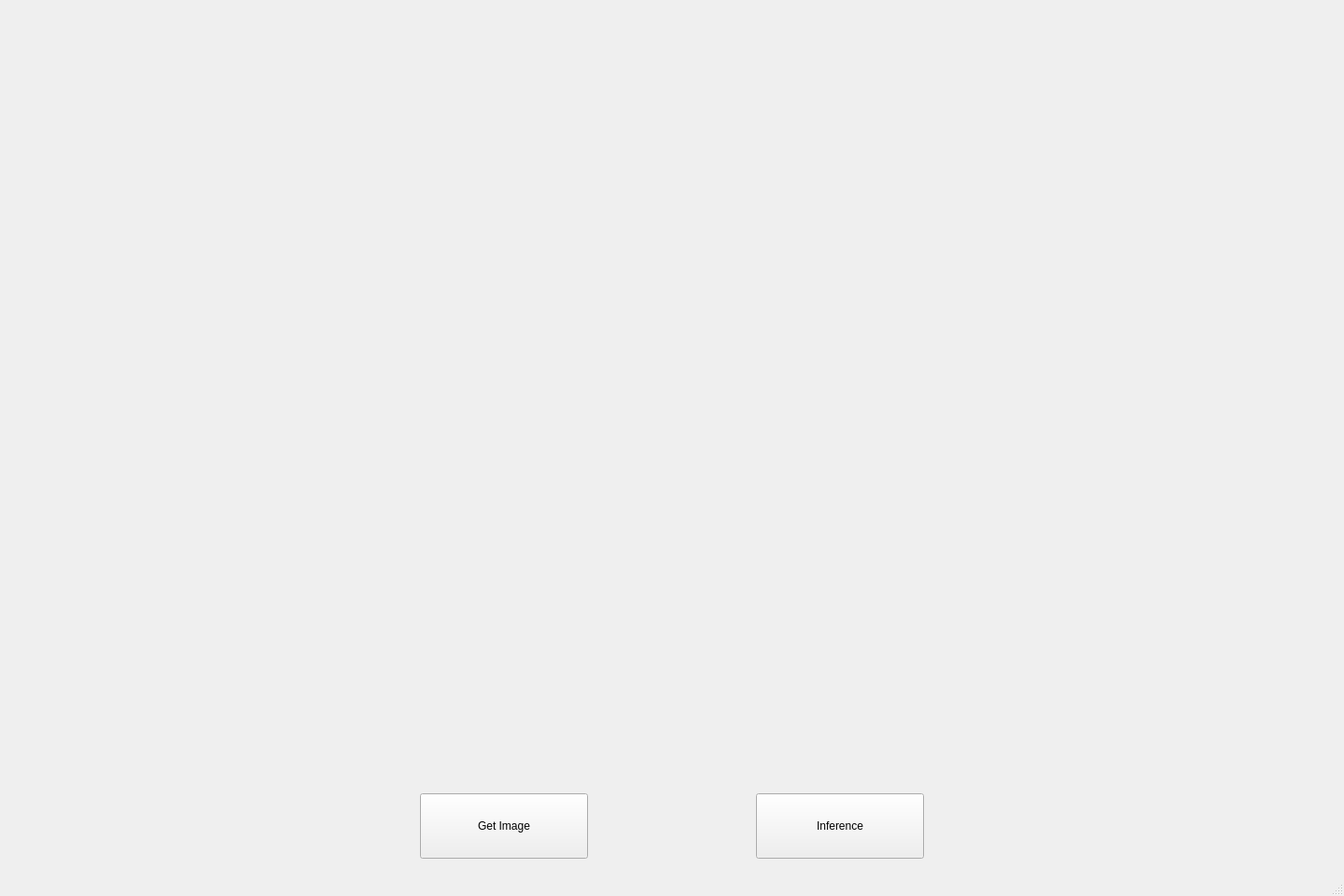
<?xml version="1.0" encoding="UTF-8"?>
<ui version="4.0">
 <class>MainWindow</class>
 <widget class="QMainWindow" name="MainWindow">
  <property name="geometry">
   <rect>
    <x>0</x>
    <y>0</y>
    <width>1440</width>
    <height>960</height>
   </rect>
  </property>
  <property name="windowTitle">
   <string>MainWindow</string>
  </property>
  <widget class="QWidget" name="centralwidget">
   <widget class="QPushButton" name="getImagebtn">
    <property name="geometry">
     <rect>
      <x>450</x>
      <y>850</y>
      <width>180</width>
      <height>70</height>
     </rect>
    </property>
    <property name="text">
     <string>Get Image</string>
    </property>
   </widget>
   <widget class="QPushButton" name="Inferencebtn">
    <property name="geometry">
     <rect>
      <x>810</x>
      <y>850</y>
      <width>180</width>
      <height>70</height>
     </rect>
    </property>
    <property name="text">
     <string>Inference</string>
    </property>
   </widget>
   <widget class="QLabel" name="FrameLabel">
    <property name="geometry">
     <rect>
      <x>60</x>
      <y>60</y>
      <width>1280</width>
      <height>720</height>
     </rect>
    </property>
    <property name="autoFillBackground">
     <bool>false</bool>
    </property>
    <property name="text">
     <string/>
    </property>
    <property name="indent">
     <number>0</number>
    </property>
   </widget>
  </widget>
  <widget class="QMenuBar" name="menubar">
   <property name="geometry">
    <rect>
     <x>0</x>
     <y>0</y>
     <width>1440</width>
     <height>28</height>
    </rect>
   </property>
  </widget>
  <widget class="QStatusBar" name="statusbar"/>
 </widget>
 <resources/>
 <connections/>
</ui>
